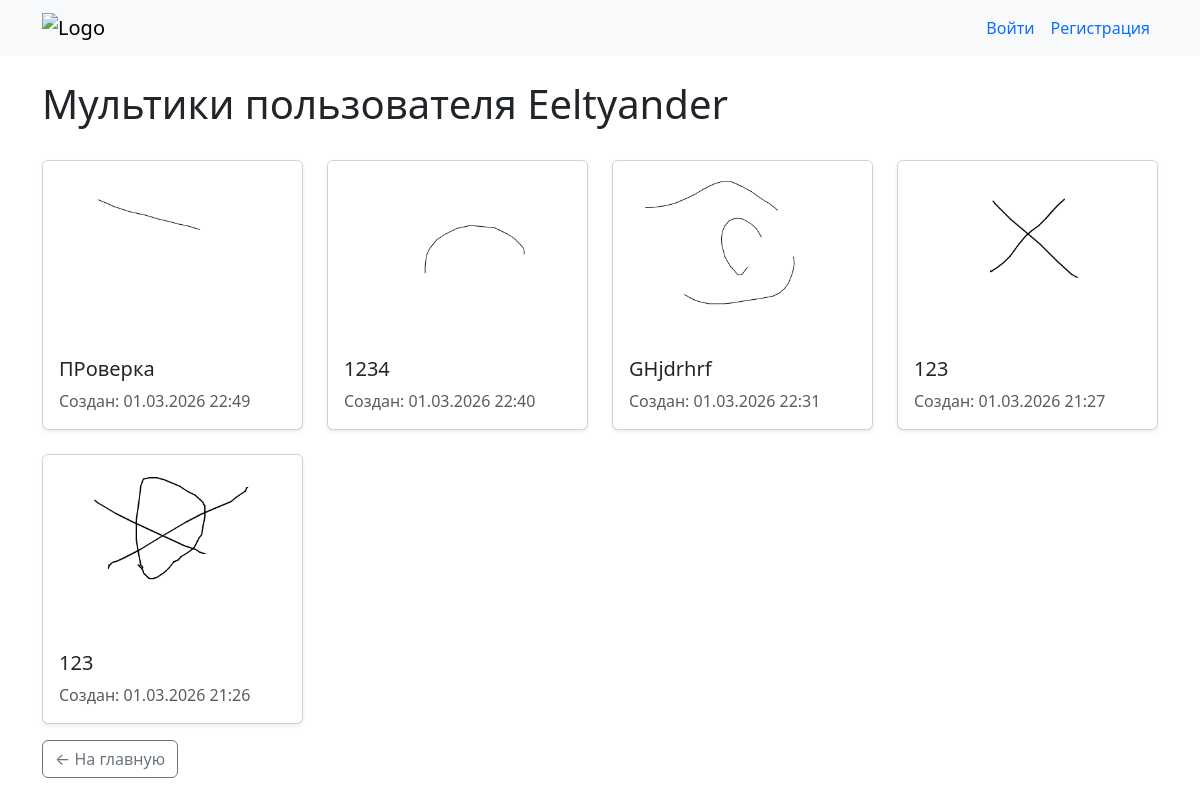
The app's page /user/Eeltyander/, older data.
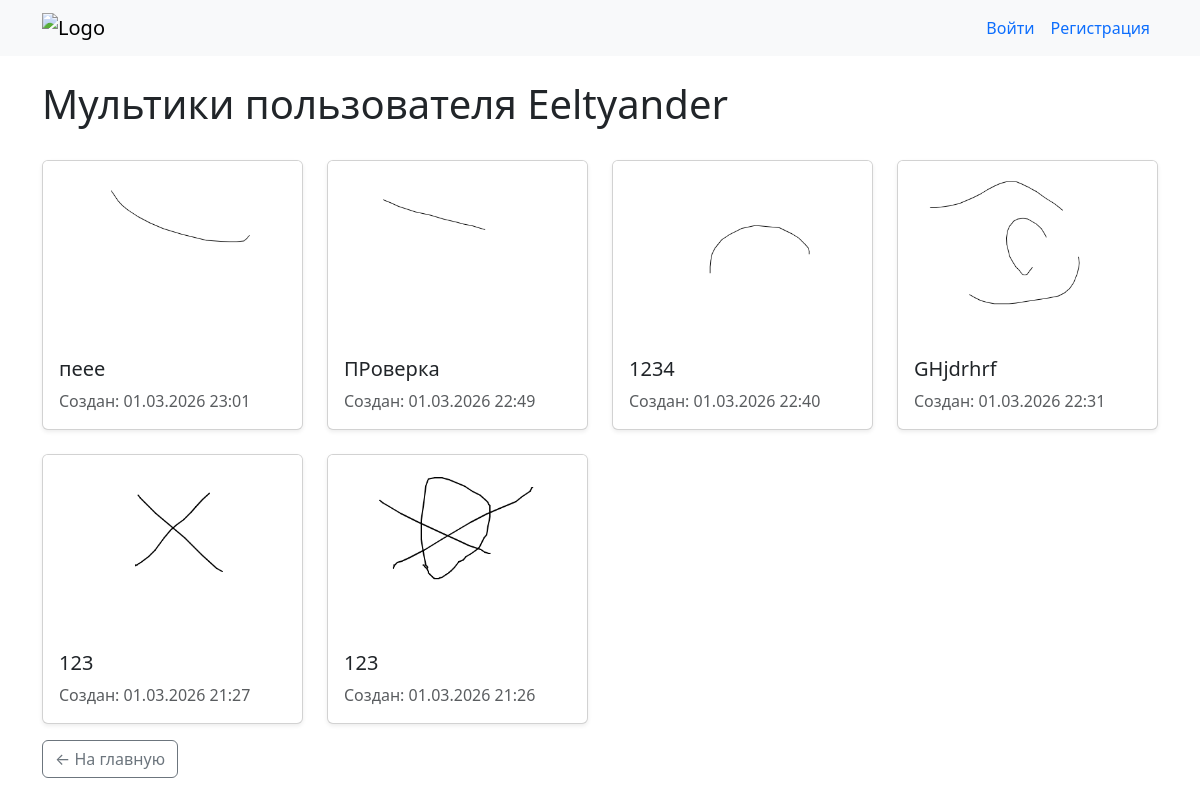
The same page, newer data.
### cartoons/models.py (models this page shows, shortened)
class Cartoon(models.Model):
    title = models.CharField(max_length=200, verbose_name="Название")
    author = models.ForeignKey(User, on_delete=models.CASCADE,
                               related_name='cartoons')
    created_at = models.DateTimeField(auto_now_add=True)
    updated_at = models.DateTimeField(auto_now=True)
    preview = models.ImageField(upload_to='cartoons/gifs/')
    frames_data = models.JSONField(default=dict, blank=True)
    fps = models.PositiveSmallIntegerField(default=12)
    class Meta:
        ordering = ['-created_at']  # сортировка по новизне

### cartoons/views.py (the view)
# urls.py: path('user/<str:username>/', views.user_profile, name='user_profile'),
def user_profile(request, username):
    user = get_object_or_404(User, username=username)
    cartoons = Cartoon.objects.filter(author=user).order_by('-created_at')
    return render(request, 'cartoons/user_profile.html', {
        'profile_user': user,
        'cartoons': cartoons
    })

### cartoons/templates/cartoons/user_profile.html (shortened to what this page needs)
{% extends "base.html" %}
{% load static %}
{% block content %}
<div class="d-flex justify-content-between align-items-center mb-4">
    <h1>Мультики пользователя {{ profile_user.username }}</h1>
</div>
<div class="row row-cols-1 row-cols-sm-2 row-cols-md-3 row-cols-lg-4 g-4">
    {% for cartoon in cartoons %}
    <div class="col">
        <div class="card h-100 shadow-sm">
            <a href="{% url 'detail' cartoon.pk %}" class="text-decoration-none text-dark">
                {% if cartoon.preview %}
                <img src="{{ cartoon.preview.url }}" class="card-img-top" alt="{{ cartoon.title }}" style="height: 180px; object-fit: cover;">
                {% else %}
                <div class="card-img-top bg-light d-flex align-items-center justify-content-center" style="height: 180px;">
                    <span class="text-muted">Нет превью</span>
                </div>
                {% endif %}
                <div class="card-body">
                    <h5 class="card-title">{{ cartoon.title }}</h5>
                    <p class="card-text text-muted">
                        Создан: {{ cartoon.created_at|date:"d.m.Y H:i" }}
                    </p>
                </div>
            </a>
        </div>
    </div>
    {% empty %}
    <div class="col-12">
        <div class="alert alert-info">
            У этого пользователя пока нет мультиков.
        </div>
    </div>
    {% endfor %}
</div>
<div class="mt-3">
    <a href="{% url 'index' %}" class="btn btn-outline-secondary">← На главную</a>
</div>
{% endblock %}

Row changes from the older to the newer data that the page shows:
added Cartoon: preview (picture), title "пеее", created_at "01.03.2026 23:01"
